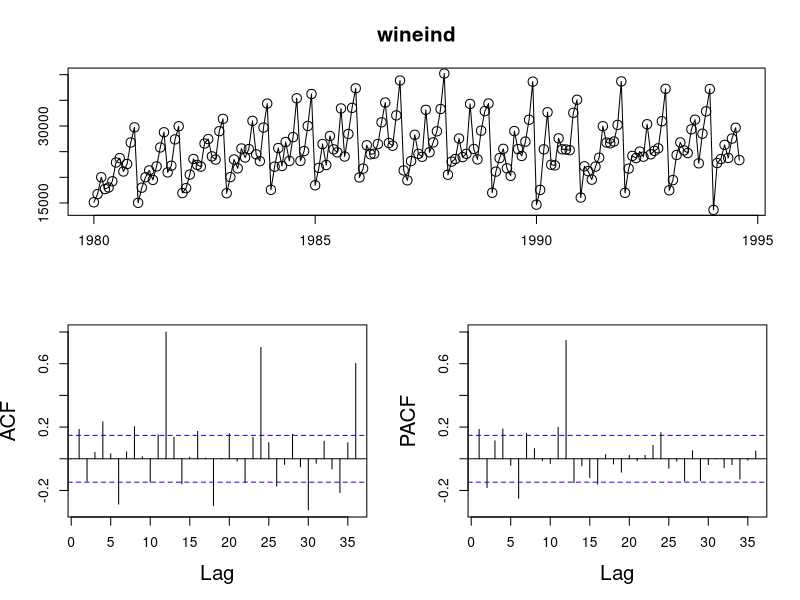
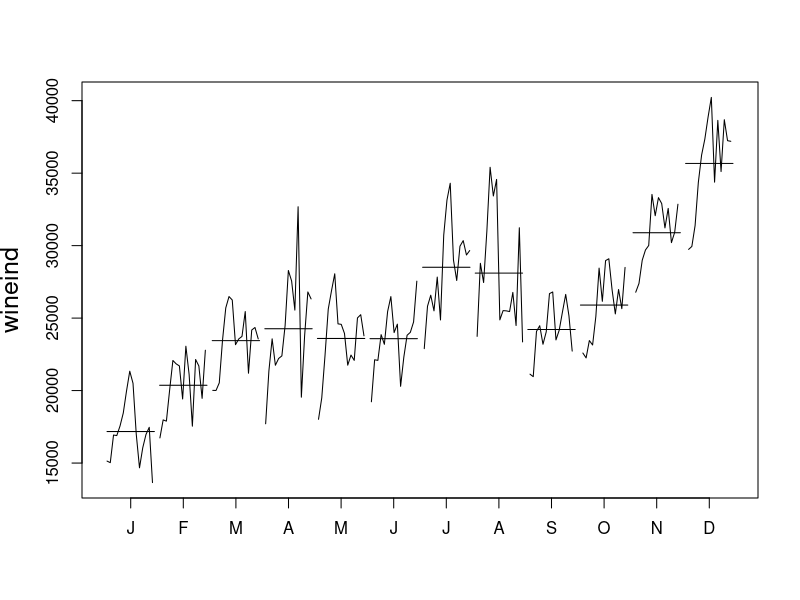
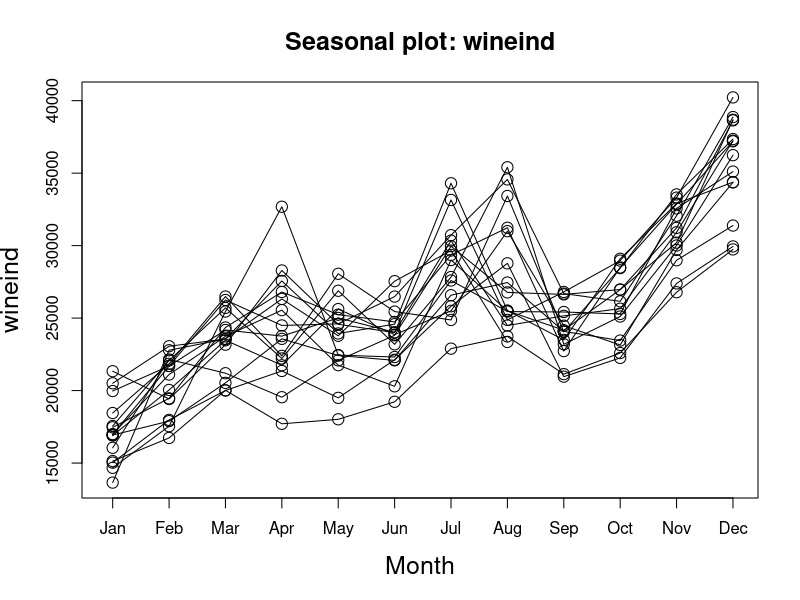
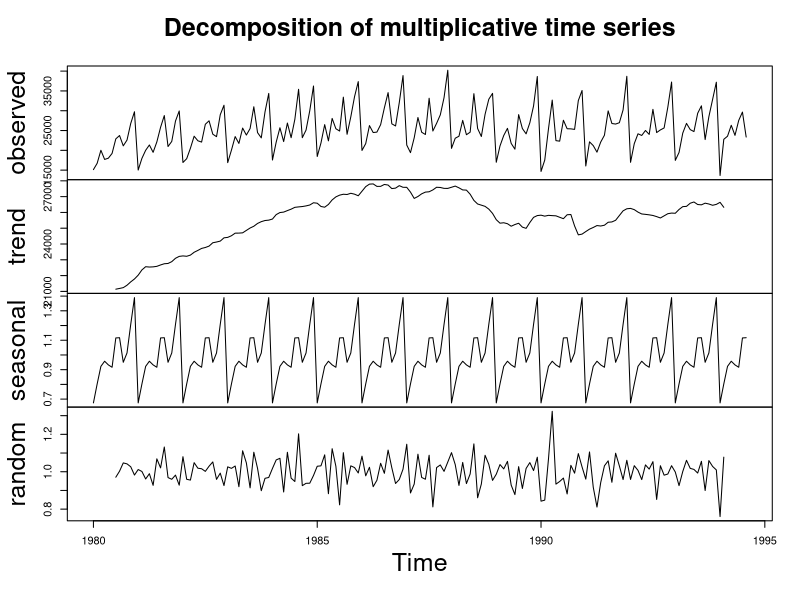
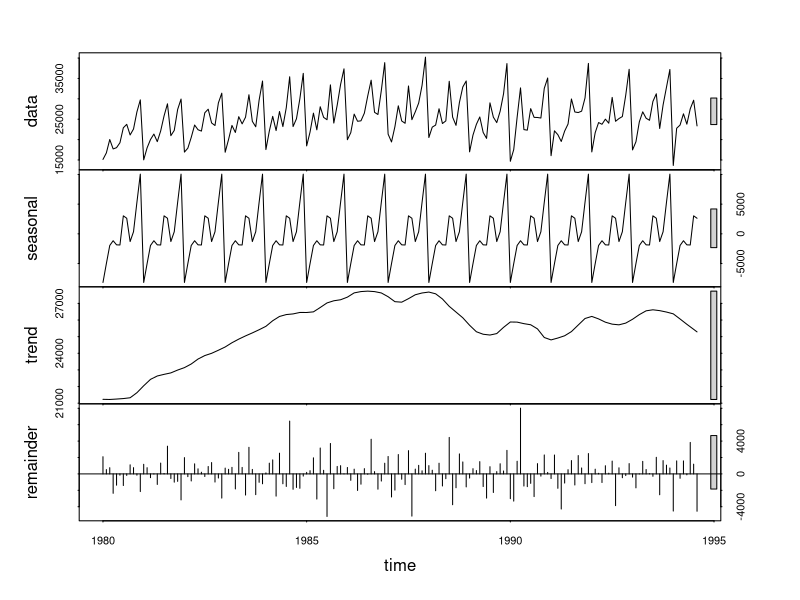
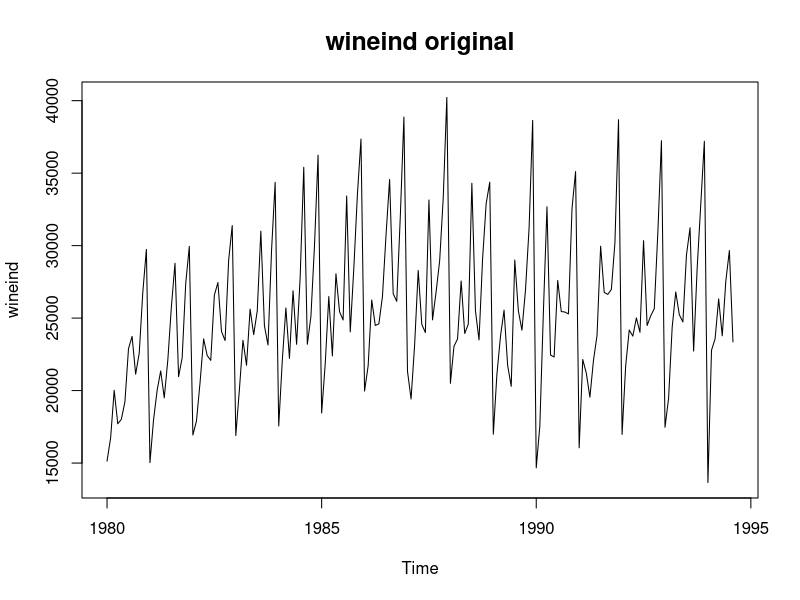
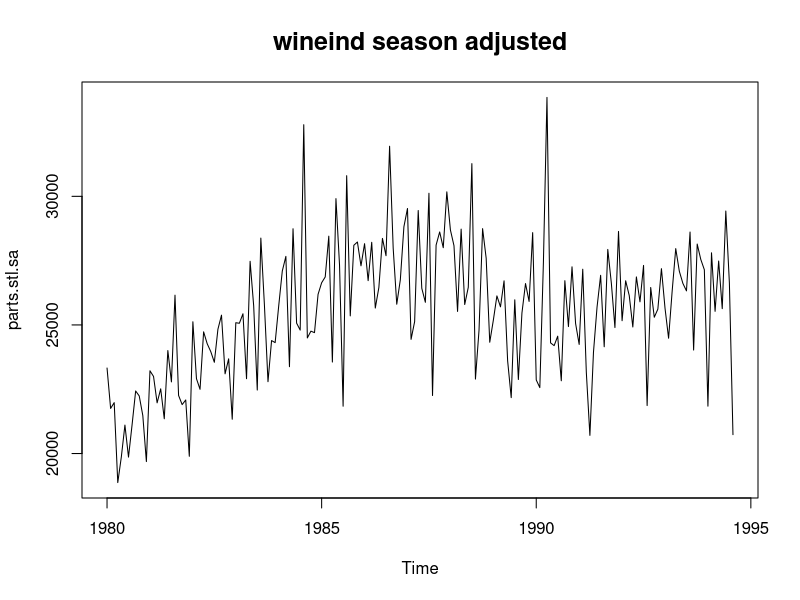
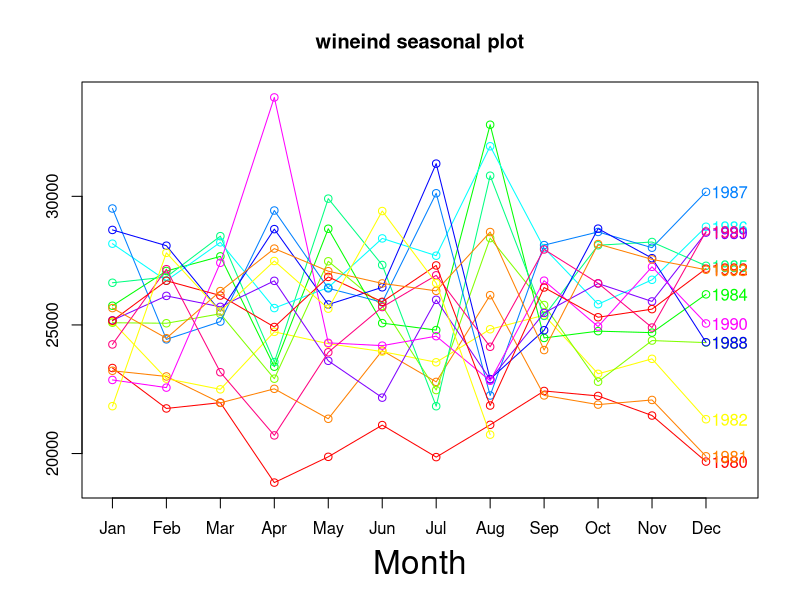

Here is the R script that generated these plots, in order:
####+####+####+####+####+####+####+####+####+####+####+####+####+####+####+####+

# Marc d. Paradis
# R 3.5.1 for Windows
# RStudio 1.1.456

# time_series.R
# Yezhou Sun

#install.packages('forecast', dependencies=T)
library(forecast)

#install.packages('tseries', dependencies=T)
library(tseries)

# ts() function from R core library can convert a numeric vector into time 
# series.

# In this exercise, we will use a data set from forecast library:
# Australian total wine sales in bottle <= 1 litre from 1/1980 to 8/1994 by 
# month.
data(wineind)
str(wineind)
wineind

wrkng.path <- 'C:/Users/mparadis/Desktop/DSU/Immersion College/02 MLM/03. Supervised Regression/3.4 Time Series Regression/Example Scripts/'

# Plot time series data
png(
  file = paste(
    wrkng.path,
    'tsdisplay.png',
    sep = ''
    ), 
  width = 800, 
  height = 800
  )

tsdisplay(
  x = wineind, 
  cex.lab = 1.5, 
  cex.main = 1.5, 
  cex = 1.5
  )

dev.off()

# You will need to zoom to see the plot below or else open the .png file

tsdisplay(
  x = wineind, 
  cex.lab = 1.5, 
  cex.main = 1.5, 
  cex = 1.5
)

png(
  file = paste(
    wrkng.path,
    'monthplot.png',
    sep = ''
    ), 
  width = 800, 
  height = 800
  )

monthplot(
  x = wineind, 
  cex.lab = 1.5, 
  cex.main = 1.5, 
  cex = 1.5
  )

dev.off()

monthplot(
  x = wineind, 
  cex.lab = 1.5, 
  cex.main = 1.5, 
  cex = 1.5
)

png(
  file = paste(
    wrkng.path,
    'seasonplot.png',
    sep = ''
   ), 
  width = 800, 
 height = 800
  )

seasonplot(
  x = wineind, 
  cex.lab = 1.5, 
  cex.main = 1.5, 
  cex = 1.5,
  ylab = 'wineind'
  )

dev.off()

seasonplot(
  x = wineind, 
  cex.lab = 1.5, 
  cex.main = 1.5, 
  cex = 1.5,
  ylab = 'wineind'
)

# Decompose time series into trend, seasonality and remainder using functions 
# decompose() or stl().

png(
  file = paste(
    wrkng.path,
    'decompose_additive.png',
    sep = ''
    ), 
  width = 800, 
  height = 800
  )

parts.add <- 
  decompose(
    x = wineind, 
    type = 'additive' # y = Trend + Cycle + Seasonal + Noise
    )

plot( # plot.decompose.ts
  x = parts.add, # the plot() is smart enough to 'understand' this is a 
                 # decomposition of a time-series
  cex.lab = 1.5, 
  cex.main = 1.5, 
  cex = 1.5
  )

dev.off()

png(
  file = paste(
    wrkng.path,
    'decompose_multiplicative.png',
    sep = ''
    ), 
 width = 800, 
  height = 800
  )

parts.mult <- 
  decompose(
    x = wineind, 
    type = 'multiplicative' # y = Trend * Cycle * Seasonal * Noise
    )

plot(
  x = parts.mult, # the plot() is smart enough to 'understand' this is a time-series
  cex.lab = 1.5, 
  cex.main = 1.5, 
  cex = 1.5
  )

# Note what changes...

# The y-axis and the residuals (random portion)!

dev.off()

parts.mult <- 
  decompose(
    x = wineind, 
    type = 'multiplicative' # y = Trend * Cycle * Seasonal * Noise
  )

plot(
  x = parts.mult, # the plot() is smart enough to 'understand' this is a time-series
  cex.lab = 1.5, 
  cex.main = 1.5, 
  cex = 1.5
)

png(
  file = paste(
    wrkng.path,
    'stl.png',
    sep = ''
    ), 
  width = 800, 
 height = 800
  )

parts.stl <- 
  stl( # Seasonal Decomposition of Time Series by Loess
    x = wineind, 
    s.window = 'periodic'
    )

plot(
  x = parts.stl, 
  cex.lab = 1.5, 
  cex.main = 1.5, 
  cex = 1.5
  )

# More R weirdness, not unique to R but more common in open source than in 
# commercial. Where did the chart and axis labels go? Why did the
# decompositions change order? Why the change in residual formatting?
# Especially as residual now looks like an ACF or PACF...

dev.off()

parts.stl <- 
  stl( # Seasonal Decomposition of Time Series by Loess
    x = wineind, 
    s.window = 'periodic'
  )

plot(
  x = parts.stl, 
  cex.lab = 1.5, 
  cex.main = 1.5, 
  cex = 1.5
)

# De-seasonalize a time series.

png(
  file = paste(
    wrkng.path,
    'de_seasonalize.png',
    sep = ''
    ), 
  width = 800, 
  height = 800
  )

par(mfrow = c(3, 1)) # Because we are going to put 3 graphs in one file

parts.stl.sa <- 
  seasadj(
    object = parts.stl
    )

plot(
  x = wineind, 
  type = 'l', 
  main = 'wineind original', 
  cex.lab = 1.5, 
  cex.main = 1.5, 
  cex = 1.5
  ) 

plot(
  x = parts.stl.sa, 
  type = 'l', 
  main = 'wineind season adjusted', 
  cex.lab = 1.5, 
  cex.main = 1.5, 
  cex = 1.5
  )

seasonplot(
  x = parts.stl.sa, 
  s = 12, # Seasonal Frequency 
  col = rainbow(12), 
  year.labels = T, 
  main = 'wineind seasonal plot', 
  cex.lab = 2
  ) 

dev.off()

parts.stl.sa <- 
  seasadj(
    object = parts.stl
  )

plot(
  x = wineind, 
  type = 'l', 
  main = 'wineind original', 
  cex.lab = 1.5, 
  cex.main = 1.5, 
  cex = 1.5
) 

plot(
  x = parts.stl.sa, 
  type = 'l', 
  main = 'wineind season adjusted', 
  cex.lab = 1.5, 
  cex.main = 1.5, 
  cex = 1.5
)

seasonplot(
  x = parts.stl.sa, 
  s = 12, # Seasonal Frequency 
  col = rainbow(12), 
  year.labels = T, 
  main = 'wineind seasonal plot', 
  cex.lab = 2
) 

# Test if a time series is stationary

adf.test( # Augmented Dickey-Fuller Test
  x = wineind, 
  alternative = 'stationary', # 'explosive'
  k = trunc((length(wineind)-1)^(1/3)) # Lag Order
  )

# p-value = 0.01 suggests rejection of Null Hypothesis that wineind is 
# auto-correlated with lag order (k) = 5 and is therefore consistent with the 
# alternative  hypothesis that wineind is stationary for this lag order. The
# default formula for k is: trunc((length(x)-1)^(1/3))

adf.test( # Augmented Dickey-Fuller Test
  x = wineind, 
  alternative = 'stationary', # 'explosive'
  k = 12 # Lag order
)

# As expected, consistent with rejection of hypothesis that wineind is 
# stationary for a lag order of 12 (yearly)

# Kwiatkowski-Phillips-Schmidt-Shin Test for Stationarity

kpss.test(
  wineind, 
  null = 'Level', 
  lshort = T
  )

# p-value = 0.01 suggests rejection of Null Hypothesis that wineind is 
# auto-correlated with lag order (k) = 3 and is therefore consistent with the 
# alternative  hypothesis that wineind is stationary for this lag order.
# The lshort = T formula for k is:  trunc(3*sqrt(length(x))/13).

kpss.test(
  wineind, 
  null = 'Level', 
  lshort = F
)

# p-value = 0.01254 suggests rejection of Null Hypothesis that wineind is 
# auto-correlated with lag order (k) = 9 and is therefore consistent with the 
# alternative  hypothesis that wineind is stationary for this lag order.
# The lshort = F formula for k is: trunc(10*sqrt(n)/14)

# Compute and plot auto-correlation and partial auto-correlation.

png(
  file = paste(
    wrkng.path,
    'Acf.png',
    sep = ''
    ), 
  width = 800, 
  height = 800
  )

Acf( # Remember case-sensitivity!
  x = wineind, 
  cex.lab = 1.5, 
  cex.main = 1.5, 
  cex = 1.5
  )

dev.off()

Acf( # Remember case-sensitivity!
  x = wineind, 
  cex.lab = 1.5, 
  cex.main = 1.5, 
  cex = 1.5
)

# Note implicit in the Acf() function is a print command

png(
  file = paste(
    wrkng.path,
    'Pacf.png',
    sep = ''
   ), 
  width = 800, 
  height = 800
  )

Pacf(
  x = wineind, 
  cex.lab = 1.5, 
  cex.main = 1.5, 
  cex = 1.5
  )

dev.off()

# Spikes that cross horizontal blue lines are the lags significantly correlated 
# with current series.

####+####+####+####+####+####+####+####+####+####+####+####+####+####+####+####+
# ARIMA model

fit.arima <- 
  auto.arima(
    y = wineind
    )

summary(fit.arima)
str(fit.arima)

# Predictive accuracy
accuracy(fit.arima)

# Check normality of residuals from fitting.

png(
  file = paste(
    wrkng.path,
    'ARIMA_residuals.png',
    sep = ''
    ), 
  width = 800, 
  height = 800
  )

qqnorm(
  residuals(fit.arima), 
  cex.lab = 1.5, 
  cex.main = 1.5, 
  cex = 1.5, 
  main = 'ARIMA model residuals normal Q-Q plot'
  )
qqline(
  residuals(fit.arima)
  )

# As always, a great fit +/- 2 quantiles!

dev.off()

# Predict next 10 observations
forecast( # forecast.Arima
  object = fit.arima, 
  h = 10 # Nbr of periods for forecasting
  )

png(
  file = paste(
    wrkng.path,
    'ARIMA_forecast_10.png',
    sep = ''
    ), 
 width = 800, 
 height = 800
  )

plot(
  forecast(
    object = fit.arima, 
    h = 10
    ), 
  cex.lab = 1.5, 
  cex.main = 1.5, 
  cex = 1.5
  )

dev.off()

####+####+####+####+####+####+####+####+####+####+####+####+####+####+####+####+
# GARCH model

fit.garch <- 
  garch(
    x = wineind, 
    grad = 'numerical', 
    trace = F
    )

summary(fit.garch) # Note model is broken! Always stop to look and think!
str(fit.garch)

coef(fit.garch)

#png(
#  file = paste(
#    wrkng.path,
#    'GARCH.png',
#    sep = ''
#    ), 
#  width = 800, 
#  height = 800
#  )

#plot(
#  object = fit.garch, 
#  ask = F
#  )

#dev.off()

# Check normality of residuals from fitting.
#png(
#  file = paste(
#    wrkng.path,
#    'GARCH_residuals.png',
#    sep = ''
#    ), 
# width = 800, 
#  height = 800
#  )

#qqnorm(
#  residuals(fit.garch), 
#  cex.lab = 1.5, 
#  cex.main = 1.5, 
#  cex = 1.5, 
#  main = 'GARCH model residuals normal Q-Q plot'
#  )
#qqline(
#  residuals(fit.garch)
#  )

#dev.off()

rm(
  list = ls()
  )

# End